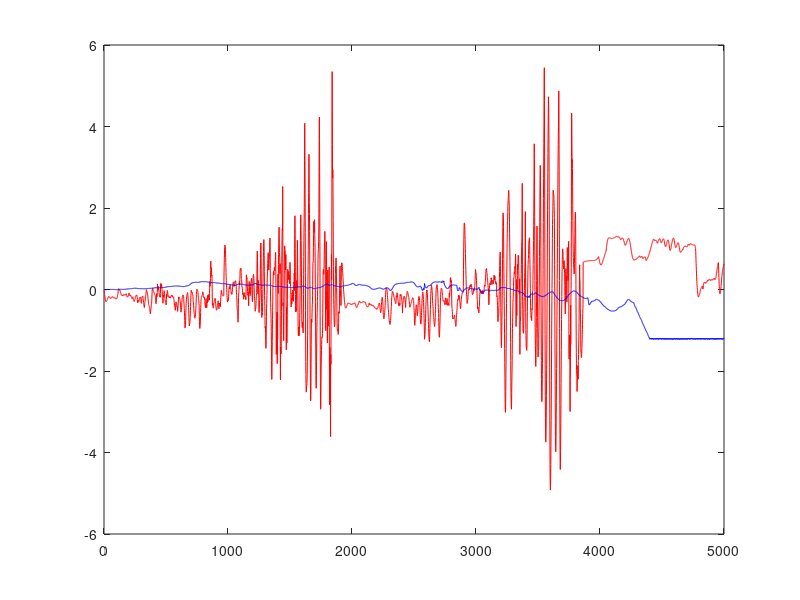

This chart was generated by the following MATLAB code:
clear
clc
close all

fid1 = fopen('otherdata.txt','r');
fid2 = fopen('C/output.txt','r');

data1 = fscanf(fid1,'%f, %f\t %f, %f\t %f, %f\n',[6 5000]);
data2 = fscanf(fid2,'%f, %f\t %f, %f\t %f, %f\n',[6,5000]);
data1 = data1';
data2 = data2';


figure(1);
plot(data1(:,5),'red');

fprintf('%f\t%f',min(data1(:,1)), max(data1(:,1)))
hold on;
plot(data2(:,1),'blue');
hold off;
